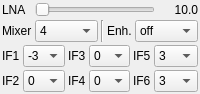
  <widget class="QDockWidget" name="tunerDock">
   <property name="windowTitle">
    <string>Tuner Stages</string>
   </property>
   <attribute name="dockWidgetArea">
    <number>1</number>
   </attribute>
   <widget class="QWidget" name="dockWidgetContents_3">
    <property name="sizePolicy">
     <sizepolicy hsizetype="Preferred" vsizetype="Maximum">
      <horstretch>0</horstretch>
      <verstretch>0</verstretch>
     </sizepolicy>
    </property>
    <layout class="QGridLayout" name="gridLayout_3">
     <property name="margin">
      <number>2</number>
     </property>
     <property name="spacing">
      <number>3</number>
     </property>
     <item row="4" column="1" colspan="5">
      <layout class="QGridLayout" name="gridLayout_4">
       <property name="topMargin">
        <number>0</number>
       </property>
       <item row="0" column="0">
        <widget class="QLabel" name="label_12">
         <property name="sizePolicy">
          <sizepolicy hsizetype="Maximum" vsizetype="Preferred">
           <horstretch>0</horstretch>
           <verstretch>0</verstretch>
          </sizepolicy>
         </property>
         <property name="text">
          <string>IF1</string>
         </property>
        </widget>
       </item>
       <item row="0" column="1">
        <widget class="QComboBox" name="e4000if1">
         <property name="sizePolicy">
          <sizepolicy hsizetype="MinimumExpanding" vsizetype="Fixed">
           <horstretch>0</horstretch>
           <verstretch>0</verstretch>
          </sizepolicy>
         </property>
         <property name="maximumSize">
          <size>
           <width>50</width>
           <height>16777215</height>
          </size>
         </property>
         <property name="toolTip">
          <string>Tuner IF 1 amplification</string>
         </property>
         <item>
          <property name="text">
           <string>-3</string>
          </property>
         </item>
         <item>
          <property name="text">
           <string>6</string>
          </property>
         </item>
        </widget>
       </item>
       <item row="1" column="5">
        <widget class="QComboBox" name="e4000if6">
         <property name="sizePolicy">
          <sizepolicy hsizetype="MinimumExpanding" vsizetype="Fixed">
           <horstretch>0</horstretch>
           <verstretch>0</verstretch>
          </sizepolicy>
         </property>
         <property name="maximumSize">
          <size>
           <width>50</width>
           <height>16777215</height>
          </size>
         </property>
         <property name="toolTip">
          <string>Tuner IF 6 amplification</string>
         </property>
         <item>
          <property name="text">
           <string>3</string>
          </property>
         </item>
         <item>
          <property name="text">
           <string>6</string>
          </property>
         </item>
         <item>
          <property name="text">
           <string>9</string>
          </property>
         </item>
         <item>
          <property name="text">
           <string>12</string>
          </property>
         </item>
         <item>
          <property name="text">
           <string>15</string>
          </property>
         </item>
        </widget>
       </item>
       <item row="1" column="4">
        <widget class="QLabel" name="label_26">
         <property name="sizePolicy">
          <sizepolicy hsizetype="Maximum" vsizetype="Preferred">
           <horstretch>0</horstretch>
           <verstretch>0</verstretch>
          </sizepolicy>
         </property>
         <property name="text">
          <string>IF6</string>
         </property>
        </widget>
       </item>
       <item row="1" column="0">
        <widget class="QLabel" name="label_23">
         <property name="sizePolicy">
          <sizepolicy hsizetype="Maximum" vsizetype="Preferred">
           <horstretch>0</horstretch>
           <verstretch>0</verstretch>
          </sizepolicy>
         </property>
         <property name="text">
          <string>IF2</string>
         </property>
        </widget>
       </item>
       <item row="1" column="1">
        <widget class="QComboBox" name="e4000if2">
         <property name="sizePolicy">
          <sizepolicy hsizetype="MinimumExpanding" vsizetype="Fixed">
           <horstretch>0</horstretch>
           <verstretch>0</verstretch>
          </sizepolicy>
         </property>
         <property name="maximumSize">
          <size>
           <width>50</width>
           <height>16777215</height>
          </size>
         </property>
         <property name="toolTip">
          <string>Tuner IF 2 amplification</string>
         </property>
         <item>
          <property name="text">
           <string>0</string>
          </property>
         </item>
         <item>
          <property name="text">
           <string>3</string>
          </property>
         </item>
         <item>
          <property name="text">
           <string>6</string>
          </property>
         </item>
         <item>
          <property name="text">
           <string>9</string>
          </property>
         </item>
        </widget>
       </item>
       <item row="0" column="2">
        <widget class="QLabel" name="label_24">
         <property name="sizePolicy">
          <sizepolicy hsizetype="Maximum" vsizetype="Preferred">
           <horstretch>0</horstretch>
           <verstretch>0</verstretch>
          </sizepolicy>
         </property>
         <property name="text">
          <string>IF3</string>
         </property>
        </widget>
       </item>
       <item row="0" column="3">
        <widget class="QComboBox" name="e4000if3">
         <property name="sizePolicy">
          <sizepolicy hsizetype="MinimumExpanding" vsizetype="Fixed">
           <horstretch>0</horstretch>
           <verstretch>0</verstretch>
          </sizepolicy>
         </property>
         <property name="maximumSize">
          <size>
           <width>50</width>
           <height>16777215</height>
          </size>
         </property>
         <property name="toolTip">
          <string>Tuner IF 3 amplification</string>
         </property>
         <item>
          <property name="text">
           <string>0</string>
          </property>
         </item>
         <item>
          <property name="text">
           <string>3</string>
          </property>
         </item>
         <item>
          <property name="text">
           <string>6</string>
          </property>
         </item>
         <item>
          <property name="text">
           <string>9</string>
          </property>
         </item>
        </widget>
       </item>
       <item row="0" column="5">
        <widget class="QComboBox" name="e4000if5">
         <property name="sizePolicy">
          <sizepolicy hsizetype="MinimumExpanding" vsizetype="Fixed">
           <horstretch>0</horstretch>
           <verstretch>0</verstretch>
          </sizepolicy>
         </property>
         <property name="maximumSize">
          <size>
           <width>50</width>
           <height>16777215</height>
          </size>
         </property>
         <property name="toolTip">
          <string>Tuner IF 5 amplification</string>
         </property>
         <item>
          <property name="text">
           <string>3</string>
          </property>
         </item>
         <item>
          <property name="text">
           <string>6</string>
          </property>
         </item>
         <item>
          <property name="text">
           <string>9</string>
          </property>
         </item>
         <item>
          <property name="text">
           <string>12</string>
          </property>
         </item>
         <item>
          <property name="text">
           <string>15</string>
          </property>
         </item>
        </widget>
       </item>
       <item row="0" column="4">
        <widget class="QLabel" name="label_25">
         <property name="sizePolicy">
          <sizepolicy hsizetype="Maximum" vsizetype="Preferred">
           <horstretch>0</horstretch>
           <verstretch>0</verstretch>
          </sizepolicy>
         </property>
         <property name="text">
          <string>IF5</string>
         </property>
        </widget>
       </item>
       <item row="1" column="3">
        <widget class="QComboBox" name="e4000if4">
         <property name="sizePolicy">
          <sizepolicy hsizetype="MinimumExpanding" vsizetype="Fixed">
           <horstretch>0</horstretch>
           <verstretch>0</verstretch>
          </sizepolicy>
         </property>
         <property name="maximumSize">
          <size>
           <width>50</width>
           <height>16777215</height>
          </size>
         </property>
         <property name="toolTip">
          <string>Tuner IF 4 amplification</string>
         </property>
         <item>
          <property name="text">
           <string>0</string>
          </property>
         </item>
         <item>
          <property name="text">
           <string>1</string>
          </property>
         </item>
         <item>
          <property name="text">
           <string>2</string>
          </property>
         </item>
        </widget>
       </item>
       <item row="1" column="2">
        <widget class="QLabel" name="label_18">
         <property name="sizePolicy">
          <sizepolicy hsizetype="Maximum" vsizetype="Preferred">
           <horstretch>0</horstretch>
           <verstretch>0</verstretch>
          </sizepolicy>
         </property>
         <property name="text">
          <string>IF4</string>
         </property>
        </widget>
       </item>
      </layout>
     </item>
     <item row="3" column="1">
      <widget class="QLabel" name="label_19">
       <property name="sizePolicy">
        <sizepolicy hsizetype="Maximum" vsizetype="Preferred">
         <horstretch>0</horstretch>
         <verstretch>0</verstretch>
        </sizepolicy>
       </property>
       <property name="text">
        <string>Mixer</string>
       </property>
      </widget>
     </item>
     <item row="3" column="3">
      <widget class="Line" name="line">
       <property name="orientation">
        <enum>Qt::Vertical</enum>
       </property>
      </widget>
     </item>
     <item row="3" column="2">
      <widget class="QComboBox" name="e4000MixerGain">
       <property name="sizePolicy">
        <sizepolicy hsizetype="MinimumExpanding" vsizetype="Fixed">
         <horstretch>0</horstretch>
         <verstretch>0</verstretch>
        </sizepolicy>
       </property>
       <property name="toolTip">
        <string>Tuner mixer amplification</string>
       </property>
       <item>
        <property name="text">
         <string>4</string>
        </property>
       </item>
       <item>
        <property name="text">
         <string>12</string>
        </property>
       </item>
      </widget>
     </item>
     <item row="3" column="4">
      <widget class="QLabel" name="label_20">
       <property name="sizePolicy">
        <sizepolicy hsizetype="Maximum" vsizetype="Preferred">
         <horstretch>0</horstretch>
         <verstretch>0</verstretch>
        </sizepolicy>
       </property>
       <property name="text">
        <string>Enh.</string>
       </property>
      </widget>
     </item>
     <item row="2" column="1">
      <widget class="QLabel" name="label_11">
       <property name="sizePolicy">
        <sizepolicy hsizetype="Maximum" vsizetype="Preferred">
         <horstretch>0</horstretch>
         <verstretch>0</verstretch>
        </sizepolicy>
       </property>
       <property name="text">
        <string>LNA</string>
       </property>
      </widget>
     </item>
     <item row="3" column="5">
      <widget class="QComboBox" name="e4000MixerEnh">
       <property name="sizePolicy">
        <sizepolicy hsizetype="MinimumExpanding" vsizetype="Fixed">
         <horstretch>0</horstretch>
         <verstretch>0</verstretch>
        </sizepolicy>
       </property>
       <property name="toolTip">
        <string>Tuner LNA amplification enhancement</string>
       </property>
       <item>
        <property name="text">
         <string>off</string>
        </property>
       </item>
       <item>
        <property name="text">
         <string>1</string>
        </property>
       </item>
       <item>
        <property name="text">
         <string>3</string>
        </property>
       </item>
       <item>
        <property name="text">
         <string>5</string>
        </property>
       </item>
       <item>
        <property name="text">
         <string>7</string>
        </property>
       </item>
      </widget>
     </item>
     <item row="2" column="2" colspan="4">
      <layout class="QHBoxLayout" name="horizontalLayout_2">
       <item>
        <widget class="QSlider" name="e4000LNAGain">
         <property name="toolTip">
          <string>LNA amplification</string>
         </property>
         <property name="maximum">
          <number>12</number>
         </property>
         <property name="pageStep">
          <number>1</number>
         </property>
         <property name="orientation">
          <enum>Qt::Horizontal</enum>
         </property>
        </widget>
       </item>
       <item>
        <widget class="QLabel" name="e4000LNAGainDisplay">
         <property name="minimumSize">
          <size>
           <width>40</width>
           <height>0</height>
          </size>
         </property>
         <property name="text">
          <string>10.0</string>
         </property>
         <property name="alignment">
          <set>Qt::AlignRight|Qt::AlignTrailing|Qt::AlignVCenter</set>
         </property>
        </widget>
       </item>
      </layout>
     </item>
     <item row="5" column="1">
      <spacer name="verticalSpacer_3">
       <property name="orientation">
        <enum>Qt::Vertical</enum>
       </property>
       <property name="sizeHint" stdset="0">
        <size>
         <width>20</width>
         <height>0</height>
        </size>
       </property>
      </spacer>
     </item>
    </layout>
   </widget>
  </widget>
